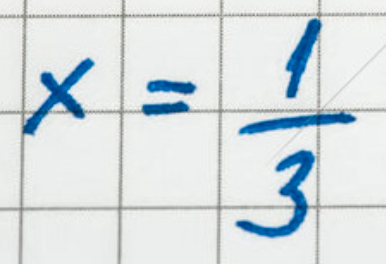
#> input picture agent_code_files/part5-RAG入门/演示资料/手写公式.png, 386 x 264 px
$ jupyter execute --allow-errors '3. 大模型RAG文档切分进阶实战.ipynb'
#> lines starting #> are read from the running program, lines starting #| are printed output that depends on the picture
# <center>大模型RAG文档切分进阶实战

## <center>第一阶段： 数据清洗与预处理

拿到了 Elements。你可以根据每个元素的“身份”（Type）来采取不同的清洗策略：

&emsp;&emsp;在文档切分之前，针对文本内容需要进行适当的数据清洗和预处理，这一步骤可以显著提高切分质量和后续检索效果。数据清洗和预处理就是在源头把关，确保流入RAG系统的每一滴水都是干净的，这样最终输出的答案才能清澈见底。这个环节投入1小时的工作，可能在后续每个环节都为你节省10小时的调试和优化时间，并且将噪声内容清洗掉以后，会降低后期向量存储成本，提升检索的速度和回答的答案质量。对于企业级项目来说，这是性价比最高的投入之一。

[cell 1]
from rich import print as rprint

### 1.1 总体目标与原则

<style>
    .spaced-list {
        list-style-position: outside;
    }
    .spaced-list li {
        margin-bottom: 8px;
        line-height: 1.6;
    }
    .spaced-list li:last-child {
        margin-bottom: 0;
    }
    .spaced-list ul, .spaced-list ol {
        margin-top: 8px;
    }
</style>

数据清洗的核心目标是：

<div class="spaced-list">

- 去除无关内容和噪声
    - HTML/XML标签：div, span, p 等
    - Markdown符号：**粗体**, [链接], #标题 等
    - 代码片段：无意义的程序代码块
- 标准化文本格式
    - 修复断行问题：PDF转换经常把一句话拆成多行
    - 统一换行符：Windows(\r\n), Unix(\n), Mac(\r)
    - 合并短行：把被错误分割的短行重新合并
    - 标准化空格：多个连续空格→单个空格
- 提高切分边界识别的准确性

</div>

### 1.2 不同类型数据的清洗步骤

#### 1.2.1 纯文本文档清洗

[cell 2]
from rich import print as rprint

[cell 3]
import re

# text文本处理
def clean_text(text):
    # 去除多余空白
    text = re.sub(r'\s+', ' ', text)

    # 修复断开的单词
    text = re.sub(r'(\w+)-\s+(\w+)', r'\1\2', text)

    # 标准化引号
    text = text.replace('"', '"').replace('"', '"')
    return text.strip()

# html文本处理
def clean_html(text):
    return re.sub(r'<.*?>', '', text)  # 移除HTML标签

# markdown文本处理
def clean_markdown(text):
    text = re.sub(r'\*\*(.*?)\*\*', r'\1', text)  # 移除粗体标记但保留文字
    text = re.sub(r'\[(.*?)\]\(.*?\)', r'\1', text)  # 移除链接标记但保留文字
    return text

text = "Hello World! This is a **bold** text with a [link](http://example.com)."
print(clean_markdown(text))

#### 1.2.2 表格数据清洗

&emsp;&emsp;表格数据需要特别注意结构完整性：

[cell 4]
# 安装pandas
# pip install pandas

import pandas as pd

def clean_table(df):
    if type(df) != pd.DataFrame:
        df = pd.DataFrame(df)

    # 去除完全空白的行和列
    df = df.dropna(how='all').dropna(axis=1, how='all')

    # 填充NaN值
    df = df.fillna('')

    # 删除完全重复的行 (不要使用 inplace=True，它会返回 None)
    df = df.drop_duplicates()

    # 标准化列名
    df.columns = [str(col).strip() for col in df.columns]

    return df

[cell 5]
# 创建一个包含常见数据问题的示例数据集
data = {
    '姓名': ['小明', '小红', '小刚', '小丽', '小强', '小红'],
    '年龄': [18, 19, 17, 20, 250, 19],  # 250是一个异常值
    '语文成绩': [85, 92, 78, None, 88, 92],  # 包含一个缺失值
    '数学成绩': [90, None, 85, 92, 87, None],  # 包含缺失值
    '是否及格': ['是', '是', '是', '是', '是', '是']
}

df = pd.DataFrame(data)
print("原始数据：")
print(df)
print("=" * 60)

df_deal = clean_table(df)
print("处理后数据：")
print(df_deal)

[cell 6]
# 创建一个包含常见数据问题的示例数据集
data = {
    '姓名': ['小明', '小红', '小刚', '小丽', '小强', '小红'],
    '年龄': [18, 19, 17, 20, 250, 19],  # 250是一个异常值
    '语文成绩': [85, 92, 78, None, 88, 92],  # 包含一个缺失值
    '数学成绩': [90, None, 85, 92, 87, None],  # 包含缺失值
    '是否及格': ['是', '是', '是', '是', '是', '是']
}

df = pd.DataFrame(data)
print("原始数据：")
print(df)
print("=" * 60)

df_deal = clean_table(df)
print("处理后数据：")
print(df_deal)

#### 1.2.3 图像文档清洗

&emsp;&emsp;图像文档（如扫描的PDF）需要OCR预处理：
- 二值化、降噪、倾斜校正
- 图像处理参考：https://blog.csdn.net/2302_80961196/article/details/153827359

[cell 7]
#安装依赖包
# pip install opencv-python matplotlib
import cv2
from matplotlib import pyplot as plt

# 显示图像的函数
def show_image(img, title="Image", cmap=None):
    plt.figure(figsize=(4, 2))
    if cmap:
        plt.imshow(img, cmap=cmap)
    else:
        plt.imshow(img)
    plt.title(title)
    plt.axis('off')
    plt.show()

#> (a cell that did not finish here is left out)

[cell 9]
def clean_image(img_path):
    """
    图像降噪 - 去除扫描文档中的噪声点
    """
#> called with img_path = '演示资料/手写公式.png'
    # 读取图像
    img = cv2.imread(img_path)
#> img is the input picture: shape (264, 386, 3); mean B, G, R 225.6, 222.5, 214.6
    img_rgb = cv2.cvtColor(img, cv2.COLOR_BGR2RGB)

    # 转换为灰度图
    gray = cv2.cvtColor(img, cv2.COLOR_BGR2GRAY)
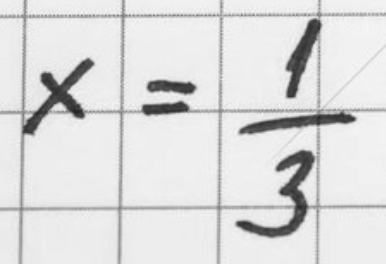
#> gray: shape (264, 386); min 34, max 250, mean 220.4

    print("原始图像:")
    show_image(img_rgb, "Original Image")

    # 方法1: 高斯模糊去噪
    gaussian_denoised = cv2.GaussianBlur(gray, (5, 5), 0)

    # 方法2: 中值滤波去噪 (对椒盐噪声效果好)
    median_denoised = cv2.medianBlur(gray, 3)

    # 方法3: 双边滤波 (保持边缘)
    bilateral_denoised = cv2.bilateralFilter(gray, 9, 75, 75)
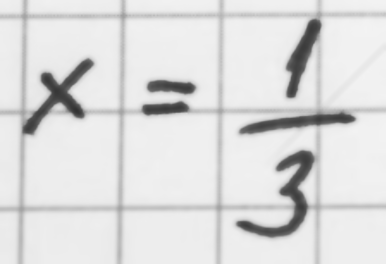
#> bilateral_denoised: shape (264, 386); min 49, max 243, mean 220.5

    print("高斯模糊去噪:")
    show_image(gaussian_denoised, "Gaussian Denoised", cmap='gray')

    print("中值滤波去噪:")
    show_image(median_denoised, "Median Denoised", cmap='gray')

    print("双边滤波去噪:")
    show_image(bilateral_denoised, "Bilateral Denoised", cmap='gray')

    return gray, gaussian_denoised, median_denoised, bilateral_denoised

# 使用示例
gray, gaussian, median, bilateral = clean_image("演示资料/手写公式.png")

#### 1.2.4 代码块清洗

&emsp;&emsp;代码块需要保持格式和缩进：
- 移除行尾空白：每行代码末尾的空格和制表符

- 合并连续空行：多个连续空行合并为一个

- 清理首尾空行：文件开头和结尾的空白行

[cell 10]
import re

def clean_code(code_text, remove_comments=False):
    """
    增强版代码清洗
    """
#> called with remove_comments = False
    if not code_text:
        return ""

    cleaned_lines = []
    in_multiline_comment = False

    for line in code_text.split('\n'):
        # 移除行尾空白
        clean_line = line.rstrip()

        # 可选：移除单行注释
        if remove_comments:
            if not in_multiline_comment:
                # 检查是否进入多行注释
                if '"""' in clean_line or "'''" in clean_line:
                    in_multiline_comment = not in_multiline_comment
                    # 简单处理：直接跳过含有多行注释符号的行
                    continue
                # 移除单行注释（# 后面的内容）
                clean_line = re.sub(r'#.*$', '', clean_line)
            else:
                # 在多行注释中，跳过这行
                if '"""' in clean_line or "'''" in clean_line:
                    in_multiline_comment = False
                continue

        # 如果行不为空，或者我们保留空行（这里保留一个空行）
        if clean_line or (cleaned_lines and not cleaned_lines[-1]):
            cleaned_lines.append(clean_line)

    # 重新组合并确保首尾没有空行
    result = '\n'.join(cleaned_lines).strip()

    # 确保以换行符结束（可选）
    if result and not result.endswith('\n'):
        result += '\n'

    return result

[cell 11]
# 测试示例
dirty_code = """
def example_function():
    # 这是一个示例函数
    data = [1, 2, 3]

    for item in data:
        print(item)


    return True

"""
print(clean_code(dirty_code))

#### 1.2.5 混合文档清洗

&emsp;&emsp;混合文档需要分类处理不同内容：
* **使用建议：**

    - 对于企业级RAG项目，你可以根据具体文档类型调整清洗策略

    - 图片处理主要是元数据清理，实际图像处理需要专门的库

    - 表格处理假设数据已经是结构化的，如果是图片表格需要先OCR识别

[cell 12]
def clean_mixed_content(content_type, content):
        """
        统一清洗入口
        content_type: 'text', 'table', 'image', 'code'
        """
        try:
            if content_type == 'text':
                text = clean_text(content)
                text = clean_html(text)
                text = clean_markdown(text)
                return text

            elif content_type == 'table':
                return clean_table(content)

            elif content_type == 'image':
                return clean_image(content)

            elif content_type == 'code':
                return clean_code(content)

            else:
                print(f"未知内容类型: {content_type}")
                return content

        except Exception as e:
            print(f"清洗 {content_type} 时出错: {e}")
            return content

def batch_clean(documents):
    """
    批量清洗文档
    documents: 列表，每个元素是 (content_type, content) 元组
    """
    results = []
    for i, (doc_type, content) in enumerate(documents):
        print(f"清洗文档 {i+1}: {doc_type}")
        cleaned = clean_mixed_content(doc_type, content)
        results.append((doc_type, cleaned))

    return results

[cell 13]
# 准备测试数据
test_documents = [
    # 文本测试数据
    ('text', '  这是一段  有很多多余  空格的文本！！！  \n\n还有换行符...  '),

    # 表格测试数据
    ('table', [
        ['  Name  ', ' Age ', ' City   '],
        [' Alice ', None, 'New York'],
        ['  Bob  ', ' 25 ', '  ']
    ]),

    # 图片测试数据（文件路径）
    #('image', '手写公式.png'),

    # 代码测试数据
    ('code', 'def hello():\n    print("world")  \n\n\n    return True  ')
]

# 执行批量清洗
print("开始清洗混合文档...")
cleaned_docs = batch_clean(test_documents)

# 显示清洗结果
print("\n=== 清洗结果 ===")
for doc_type, content in cleaned_docs:
    print(f"\n类型: {doc_type}")
    print(f"内容: ")
    print(content)
    print("-" * 50)

[cell 14]
# 准备测试数据
test_documents = [
    # 文本测试数据
    ('text', '  这是一段  有很多多余  空格的文本！！！  \n\n还有换行符...  '),

    # 表格测试数据
    ('table', [
        ['  Name  ', ' Age ', ' City   '],
        [' Alice ', None, 'New York'],
        ['  Bob  ', ' 25 ', '  ']
    ]),

    # 图片测试数据（文件路径）
    #('image', '手写公式.png'),

    # 代码测试数据
    ('code', 'def hello():\n    print("world")  \n\n\n    return True  ')
]

# 执行批量清洗
print("开始清洗混合文档...")
cleaned_docs = batch_clean(test_documents)

# 显示清洗结果
print("\n=== 清洗结果 ===")
for doc_type, content in cleaned_docs:
    print(f"\n类型: {doc_type}")
    print(f"内容: ")
    print(content)
    print("-" * 50)
